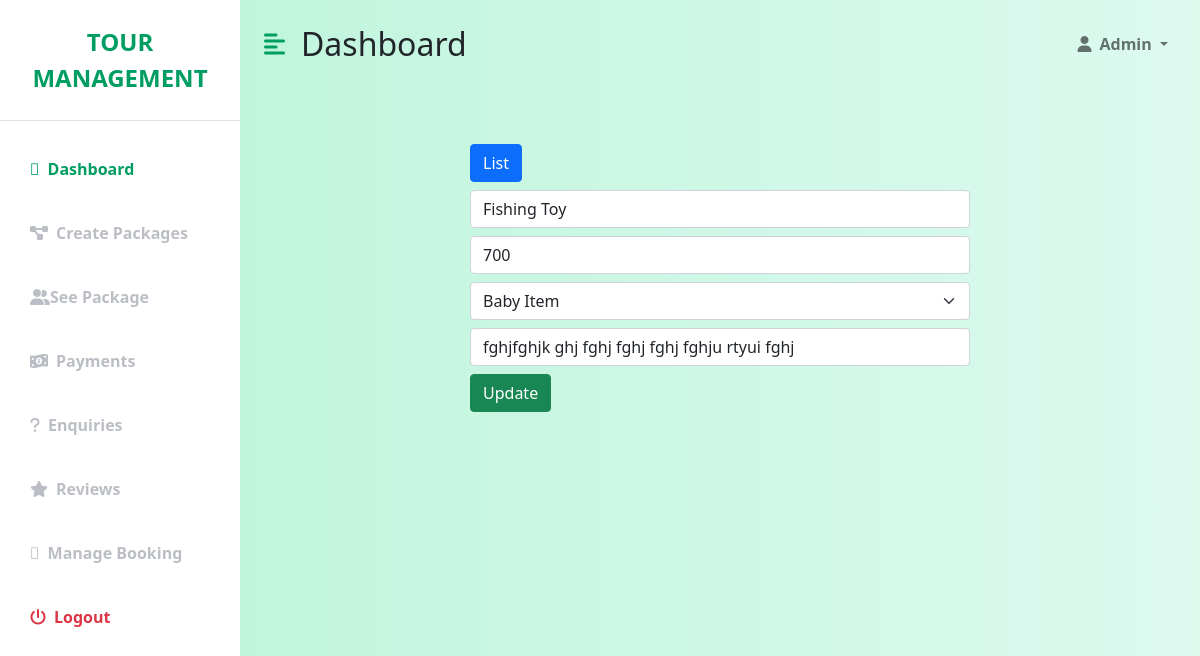
The page /views/students/productedit.php?id=12 on the database its author committed.
### tables this page shows
CREATE TABLE `products` (
  `id` int(11) NOT NULL,
  `name` varchar(255) NOT NULL,
  `price` int(100) NOT NULL,
  `details` varchar(255) NOT NULL,
  `category` varchar(200) NOT NULL,
  `picture` varchar(255) NOT NULL
);

### app/Controllers/Student.php (called while the page is built, shortened)
<?php
class Student
{
    public $conn;
    private $dbUserName = 'root';
    private $dbPassword = 'root';
    private $dbName = 'php_b8';
    public function __construct()
    {
        try {
            $this->conn = new PDO('mysql:host=localhost;dbname=' . $this->dbName, $this->dbUserName, $this->dbPassword);
        } catch (Exception $ex) {
            echo 'Database connection failed. Error: ' . $ex->getMessage();
            die();
        }
    }
    public function ProductDetails(int $id)
    {
        $statement = $this->conn->query("SELECT * FROM products where id=$id");
        $data = $statement->fetch(PDO::FETCH_ASSOC);
        return $data;
    }
}

### views/students/productedit.php (the view, shortened to what this page needs)
<!DOCTYPE html>
<html lang="en">
<head>
    <link href="https://cdn.jsdelivr.net/npm/bootstrap@5.0.2/dist/css/bootstrap.min.css" rel="stylesheet">
</head>
<body>
    <?php
    $student = new Student();
    $studentInfo = $student->ProductDetails($_GET['id']);
    ?>
</body>
</html>
<!DOCTYPE html>
<html lang="en">
<head>
    <link href="https://cdn.jsdelivr.net/npm/bootstrap@5.0.2/dist/css/bootstrap.min.css" rel="stylesheet">
</head>
</html>
<!DOCTYPE html>
<html lang="en">
<head>
    <link href="https://cdn.jsdelivr.net/npm/bootstrap@5.0.2/dist/css/bootstrap.min.css" rel="stylesheet">
</head>
<body>
<!DOCTYPE html>
<html lang="en">
<head>
    <link href="https://cdn.jsdelivr.net/npm/bootstrap@5.0.0-beta3/dist/css/bootstrap.min.css" rel="stylesheet" />
    <link rel="stylesheet" href="https://cdnjs.cloudflare.com/ajax/libs/font-awesome/5.15.3/css/all.min.css" />
    <link rel="stylesheet" href="https://cdnjs.cloudflare.com/ajax/libs/font-awesome/6.1.1/css/all.min.css" />
    <link rel="stylesheet" href="./css/admin.css" />
</head>
<body>
    <div class="d-flex" id="wrapper">
        <div class="bg-white" id="sidebar-wrapper">
            <div class="sidebar-heading text-center py-4 primary-text fs-4 fw-bold text-uppercase border-bottom">Tour Management</div>
            <div class="list-group list-group-flush my-3">
                <a href="index.php" class="list-group-item list-group-item-action bg-transparent second-text active">
                    <i class="fal fa-chart-line me-2"></i>Dashboard</a>
                <a href="create.php" class="list-group-item list-group-item-action bg-transparent second-text fw-bold"><i
                        class="fas fa-project-diagram me-2"></i>Create Packages</a>
                <a href="all_package.php" class="list-group-item list-group-item-action bg-transparent second-text fw-bold">
                    <i class="fa-solid fa-user-group"></i>See Package</a>
                <a href="#" class="list-group-item list-group-item-action bg-transparent second-text fw-bold">
                    <i class="fa-solid fa-money-bill-1-wave me-2"></i>Payments</a>
                <a href="#" class="list-group-item list-group-item-action bg-transparent second-text fw-bold">
                    <i class="fa-solid fa-question me-2"></i>Enquiries</a>
                <a href="all_review.php" class="list-group-item list-group-item-action bg-transparent second-text fw-bold">
                    <i class="fas fa-star me-2"></i>Reviews</a>
                <a href="#" class="list-group-item list-group-item-action bg-transparent second-text fw-bold">
                    <i class="fal fa-tasks me-2"></i>Manage Booking</a>
                <a href="../logout.php" class="list-group-item list-group-item-action bg-transparent text-danger fw-bold"><i
                        class="fas fa-power-off me-2"></i>Logout</a>
            </div>
        </div>
        <div id="page-content-wrapper">
            <nav class="navbar navbar-expand-lg navbar-light bg-transparent py-4 px-4">
                <div class="d-flex align-items-center">
                    <i class="fas fa-align-left primary-text fs-4 me-3" id="menu-toggle"></i>
                    <h2 class="fs-2 m-0">Dashboard</h2>
                </div>
                <div class="collapse navbar-collapse" id="navbarSupportedContent">
                    <ul class="navbar-nav ms-auto mb-2 mb-lg-0">
                        <li class="nav-item dropdown">
                            <a class="nav-link dropdown-toggle second-text fw-bold" href="#" id="navbarDropdown"
                                role="button" data-bs-toggle="dropdown" aria-expanded="false">
                                <i class="fas fa-user me-2"></i>Admin
                            </a>
                        </li>
                    </ul>
                </div>
            </nav>
                <div class="row my-5">
                    <div class="col">
                        <div style="width: 500px; margin:0 auto;">
        <a class="btn btn-primary my-2" href="./admin.php">List</a>
        <form action="./update.php?id=<?= $studentInfo['id'] ?>" method="post">
            <input class="form-control mb-2" name="name" value="<?= $studentInfo['name'] ?>" placeholder="Enter Product Name">
            <input class="form-control mb-2" name="price" value="<?= $studentInfo['price'] ?>" placeholder="Enter Product Price">
            <select name="category" class="form-select mb-2" aria-label="Default select example">
                <option selected><?= $studentInfo['category'] ?></option>
            </select>
            <input class="form-control mb-2" name="details" value="<?= $studentInfo['details'] ?>" placeholder="Enter Product Price">
            <button class="btn btn-success">Update</button>
        </form>
    </div>
    </div>
</body>
</body>
</html>
</html>

### views/students/css/admin.css (style rules this page uses)
:root { --main-bg-color: #009d63; --main-text-color: #009d63; --second-text-color: #bbbec5; --second-bg-color: #c1efde; }
.primary-text { color: var(--main-text-color); }
.second-text { color: var(--second-text-color); }
#wrapper { overflow-x: hidden; background-image: linear-gradient( to right, #baf3d7, #c2f5de, #cbf7e4, #d4f8ea, #ddfaef ); }
#sidebar-wrapper { min-height: 100vh; margin-left: -15rem; -webkit-transition: margin 0.25s ease-out; -moz-transition: margin 0.25s ease-out; -o-transition: margin 0.25s ease-out; transition: margin 0.25s ease-out; }
#sidebar-wrapper .sidebar-heading { padding: 0.875rem 1.25rem; font-size: 1.2rem; }
#sidebar-wrapper .list-group { width: 15rem; }
#page-content-wrapper { min-width: 100vw; }
#menu-toggle { cursor: pointer; }
.list-group-item { border: none; padding: 20px 30px; }
.list-group-item.active { background-color: transparent; color: var(--main-text-color); font-weight: bold; border: none; }
@media (min-width: 768px) { #sidebar-wrapper { margin-left: 0; } }
@media (min-width: 768px) { #page-content-wrapper { min-width: 0; width: 100%; } }

### rows shown on the page
products: name "Fishing Toy", price "700", category "Baby Item", details "fghjfghjk ghj fghj fghj fghj fghju rtyui fghj"
